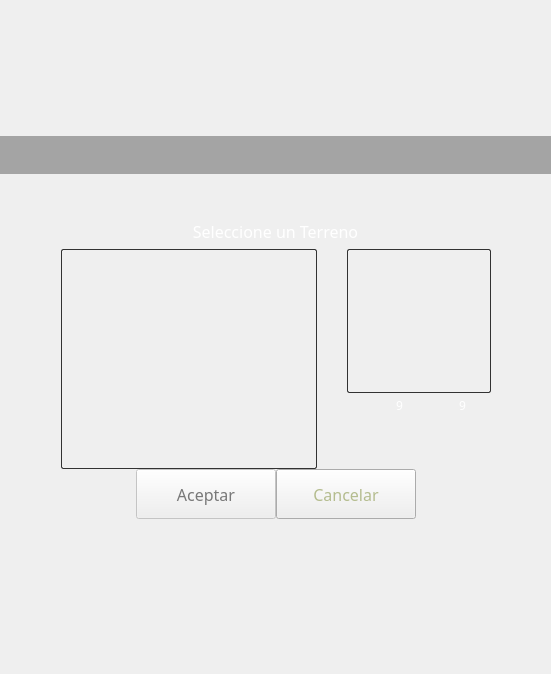
<?xml version="1.0" encoding="UTF-8"?>
<ui version="4.0">
 <class>FormCreateGame</class>
 <widget class="QWidget" name="FormCreateGame">
  <property name="geometry">
   <rect>
    <x>0</x>
    <y>0</y>
    <width>551</width>
    <height>674</height>
   </rect>
  </property>
  <property name="windowTitle">
   <string>Form</string>
  </property>
  <property name="styleSheet">
   <string notr="true">QWidget:disabled{
	color: rgb(120, 120,120);
}



QPushButton{
	color: rgb(180, 188, 142);
	border-image: url(:/stylesheet/button.png);
}
QPushButton:hover, QPushButton:focus{	
	color: rgb(255, 255, 255);	
	border-image: url(:/stylesheet/button_hover.png);
}
QPushButton:pressed{
	padding-top: 2px;
	border-image: url(:/stylesheet/button_pressed.png);
}
QPushButton:disabled{
	border-image: url(:/stylesheet/button_disabled.png);
}

QLabel{
	color: rgb(255, 255, 255);
}
/*title*/
#_w_title{	
	background-color: rgba(0, 0, 0, 80);
}
#_l_terrain{
	border: 1px solid rgb(50, 50, 50);
	border-radius: 2px;
	background-color: rgba(255, 255, 255, 5);
}</string>
  </property>
  <layout class="QVBoxLayout" name="verticalLayout">
   <property name="spacing">
    <number>0</number>
   </property>
   <property name="leftMargin">
    <number>0</number>
   </property>
   <property name="topMargin">
    <number>0</number>
   </property>
   <property name="rightMargin">
    <number>0</number>
   </property>
   <property name="bottomMargin">
    <number>0</number>
   </property>
   <item>
    <spacer name="verticalSpacer_2">
     <property name="orientation">
      <enum>Qt::Vertical</enum>
     </property>
     <property name="sizeHint" stdset="0">
      <size>
       <width>20</width>
       <height>40</height>
      </size>
     </property>
    </spacer>
   </item>
   <item>
    <widget class="QWidget" name="_w_title" native="true">
     <layout class="QHBoxLayout" name="horizontalLayout_15">
      <item>
       <spacer name="horizontalSpacer_19">
        <property name="orientation">
         <enum>Qt::Horizontal</enum>
        </property>
        <property name="sizeHint" stdset="0">
         <size>
          <width>40</width>
          <height>20</height>
         </size>
        </property>
       </spacer>
      </item>
      <item>
       <widget class="QLabel" name="label">
        <property name="text">
         <string/>
        </property>
        <property name="pixmap">
         <pixmap resource="../resources/resources.qrc">:/stylesheet/create_game.png</pixmap>
        </property>
       </widget>
      </item>
      <item>
       <spacer name="horizontalSpacer_20">
        <property name="orientation">
         <enum>Qt::Horizontal</enum>
        </property>
        <property name="sizeHint" stdset="0">
         <size>
          <width>40</width>
          <height>20</height>
         </size>
        </property>
       </spacer>
      </item>
     </layout>
    </widget>
   </item>
   <item>
    <spacer name="verticalSpacer_7">
     <property name="orientation">
      <enum>Qt::Vertical</enum>
     </property>
     <property name="sizeType">
      <enum>QSizePolicy::Minimum</enum>
     </property>
     <property name="sizeHint" stdset="0">
      <size>
       <width>20</width>
       <height>20</height>
      </size>
     </property>
    </spacer>
   </item>
   <item>
    <layout class="QHBoxLayout" name="horizontalLayout_4">
     <property name="spacing">
      <number>0</number>
     </property>
     <item>
      <spacer name="horizontalSpacer_5">
       <property name="orientation">
        <enum>Qt::Horizontal</enum>
       </property>
       <property name="sizeHint" stdset="0">
        <size>
         <width>40</width>
         <height>20</height>
        </size>
       </property>
      </spacer>
     </item>
     <item>
      <widget class="QLabel" name="label_5">
       <property name="text">
        <string/>
       </property>
       <property name="pixmap">
        <pixmap resource="../resources/resources.qrc">:/menu/menu_top.png</pixmap>
       </property>
      </widget>
     </item>
     <item>
      <spacer name="horizontalSpacer_6">
       <property name="orientation">
        <enum>Qt::Horizontal</enum>
       </property>
       <property name="sizeHint" stdset="0">
        <size>
         <width>40</width>
         <height>20</height>
        </size>
       </property>
      </spacer>
     </item>
    </layout>
   </item>
   <item>
    <widget class="QLabel" name="label_4">
     <property name="minimumSize">
      <size>
       <width>0</width>
       <height>35</height>
      </size>
     </property>
     <property name="font">
      <font>
       <family>Revue BT</family>
       <pointsize>12</pointsize>
      </font>
     </property>
     <property name="text">
      <string>Seleccione un Terreno</string>
     </property>
     <property name="alignment">
      <set>Qt::AlignCenter</set>
     </property>
    </widget>
   </item>
   <item>
    <layout class="QHBoxLayout" name="horizontalLayout_6">
     <item>
      <spacer name="horizontalSpacer_11">
       <property name="orientation">
        <enum>Qt::Horizontal</enum>
       </property>
       <property name="sizeHint" stdset="0">
        <size>
         <width>40</width>
         <height>20</height>
        </size>
       </property>
      </spacer>
     </item>
     <item>
      <widget class="QListView" name="_lv_terrains">
       <property name="minimumSize">
        <size>
         <width>150</width>
         <height>186</height>
        </size>
       </property>
       <property name="font">
        <font>
         <family>Revue BT</family>
         <pointsize>10</pointsize>
        </font>
       </property>
       <property name="styleSheet">
        <string notr="true">QListView{	
	color: rgb(255, 255, 255);	
	padding:8px;
	border: 1px solid rgb(50, 50, 50);
	border-radius: 2px;
	background-color: rgba(255, 255, 255, 5);
}
QListView::item:selected{	
	color: rgb(255, 255, 255);
	background-color:rgb(255, 255, 255);
}
QListView::item:selected, QListView::item:selected:hover{
	background-color: rgba(180, 190, 140, 40);
}
QListView::item:hover{
	background-color: rgba(180, 190, 140, 20);
}
QScrollBar:vertical {
    border: 1px solid grey;
	background-color: rgba(170, 170, 127, 100);
	border-radius:2px;
    width: 20px;
    margin: 22px 0 22px 0;
  }
  QScrollBar::handle:vertical {
	image: url(:/stylesheet/slider_handle.png);
	width: 15 px;
	height: 15 px;
  }

  QScrollBar::add-line:vertical {
	border: 1px solid rgb(170, 170, 127);
	color: rgba(170, 170, 127, 100);
	border-radius:2px;
	height: 20px;
	subcontrol-position: bottom;
	subcontrol-origin: margin;
  }

  QScrollBar::sub-line:vertical {
	border: 1px solid rgb(170, 170, 127);
	color: rgba(170, 170, 127, 100);
	border-radius:2px;
	height: 20px;
	subcontrol-position: top;
	subcontrol-origin: margin;
  }

  QScrollBar::up-arrow:vertical, QScrollBar::down-arrow:vertical {
	width: 15px;
	height: 15px;
	image: url(:/stylesheet/down_arrow.png);	
  }

  QScrollBar::up-arrow:vertical{
	image: url(:/stylesheet/up_arrow.png);	
  }

  QScrollBar::add-page:vertical, QScrollBar::sub-page:vertical {
      background: none;
  }</string>
       </property>
       <property name="verticalScrollBarPolicy">
        <enum>Qt::ScrollBarAsNeeded</enum>
       </property>
       <property name="horizontalScrollBarPolicy">
        <enum>Qt::ScrollBarAlwaysOff</enum>
       </property>
       <property name="editTriggers">
        <set>QAbstractItemView::NoEditTriggers</set>
       </property>
      </widget>
     </item>
     <item>
      <widget class="QLabel" name="label_2">
       <property name="minimumSize">
        <size>
         <width>30</width>
         <height>220</height>
        </size>
       </property>
       <property name="maximumSize">
        <size>
         <width>30</width>
         <height>220</height>
        </size>
       </property>
       <property name="text">
        <string/>
       </property>
       <property name="pixmap">
        <pixmap resource="../resources/resources.qrc">:/menu/menu_middle_vertical.png</pixmap>
       </property>
       <property name="scaledContents">
        <bool>true</bool>
       </property>
      </widget>
     </item>
     <item>
      <layout class="QVBoxLayout" name="verticalLayout_2">
       <item>
        <widget class="QLabel" name="_l_terrain">
         <property name="minimumSize">
          <size>
           <width>144</width>
           <height>144</height>
          </size>
         </property>
         <property name="maximumSize">
          <size>
           <width>144</width>
           <height>144</height>
          </size>
         </property>
         <property name="font">
          <font>
           <family>Revue BT</family>
           <pointsize>10</pointsize>
          </font>
         </property>
         <property name="frameShape">
          <enum>QFrame::NoFrame</enum>
         </property>
         <property name="text">
          <string/>
         </property>
         <property name="scaledContents">
          <bool>true</bool>
         </property>
         <property name="alignment">
          <set>Qt::AlignCenter</set>
         </property>
        </widget>
       </item>
       <item>
        <layout class="QHBoxLayout" name="horizontalLayout">
         <item>
          <spacer name="horizontalSpacer_4">
           <property name="orientation">
            <enum>Qt::Horizontal</enum>
           </property>
           <property name="sizeType">
            <enum>QSizePolicy::Minimum</enum>
           </property>
           <property name="sizeHint" stdset="0">
            <size>
             <width>0</width>
             <height>0</height>
            </size>
           </property>
          </spacer>
         </item>
         <item>
          <widget class="QLabel" name="label_9">
           <property name="minimumSize">
            <size>
             <width>21</width>
             <height>25</height>
            </size>
           </property>
           <property name="maximumSize">
            <size>
             <width>21</width>
             <height>25</height>
            </size>
           </property>
           <property name="text">
            <string/>
           </property>
           <property name="pixmap">
            <pixmap resource="../resources/resources.qrc">:/slots/green_team.png</pixmap>
           </property>
           <property name="scaledContents">
            <bool>true</bool>
           </property>
          </widget>
         </item>
         <item>
          <widget class="QLabel" name="_l_counter_green">
           <property name="minimumSize">
            <size>
             <width>14</width>
             <height>0</height>
            </size>
           </property>
           <property name="maximumSize">
            <size>
             <width>14</width>
             <height>16777215</height>
            </size>
           </property>
           <property name="font">
            <font>
             <family>Revue BT</family>
            </font>
           </property>
           <property name="text">
            <string>9</string>
           </property>
          </widget>
         </item>
         <item>
          <widget class="QLabel" name="label_7">
           <property name="minimumSize">
            <size>
             <width>21</width>
             <height>25</height>
            </size>
           </property>
           <property name="maximumSize">
            <size>
             <width>21</width>
             <height>25</height>
            </size>
           </property>
           <property name="text">
            <string/>
           </property>
           <property name="pixmap">
            <pixmap resource="../resources/resources.qrc">:/slots/red_team.png</pixmap>
           </property>
           <property name="scaledContents">
            <bool>true</bool>
           </property>
          </widget>
         </item>
         <item>
          <widget class="QLabel" name="_l_counter_red">
           <property name="minimumSize">
            <size>
             <width>14</width>
             <height>0</height>
            </size>
           </property>
           <property name="maximumSize">
            <size>
             <width>14</width>
             <height>16777215</height>
            </size>
           </property>
           <property name="font">
            <font>
             <family>Revue BT</family>
            </font>
           </property>
           <property name="text">
            <string>9</string>
           </property>
          </widget>
         </item>
         <item>
          <spacer name="horizontalSpacer_3">
           <property name="orientation">
            <enum>Qt::Horizontal</enum>
           </property>
           <property name="sizeType">
            <enum>QSizePolicy::Minimum</enum>
           </property>
           <property name="sizeHint" stdset="0">
            <size>
             <width>0</width>
             <height>0</height>
            </size>
           </property>
          </spacer>
         </item>
        </layout>
       </item>
       <item>
        <spacer name="verticalSpacer_3">
         <property name="orientation">
          <enum>Qt::Vertical</enum>
         </property>
         <property name="sizeHint" stdset="0">
          <size>
           <width>0</width>
           <height>0</height>
          </size>
         </property>
        </spacer>
       </item>
      </layout>
     </item>
     <item>
      <spacer name="horizontalSpacer_12">
       <property name="orientation">
        <enum>Qt::Horizontal</enum>
       </property>
       <property name="sizeHint" stdset="0">
        <size>
         <width>40</width>
         <height>20</height>
        </size>
       </property>
      </spacer>
     </item>
    </layout>
   </item>
   <item>
    <layout class="QHBoxLayout" name="horizontalLayout_2">
     <item>
      <spacer name="horizontalSpacer">
       <property name="orientation">
        <enum>Qt::Horizontal</enum>
       </property>
       <property name="sizeHint" stdset="0">
        <size>
         <width>40</width>
         <height>20</height>
        </size>
       </property>
      </spacer>
     </item>
     <item>
      <widget class="QPushButton" name="_pb_accept">
       <property name="enabled">
        <bool>false</bool>
       </property>
       <property name="minimumSize">
        <size>
         <width>140</width>
         <height>50</height>
        </size>
       </property>
       <property name="font">
        <font>
         <family>Revue BT</family>
         <pointsize>12</pointsize>
         <weight>50</weight>
         <bold>false</bold>
        </font>
       </property>
       <property name="text">
        <string>Aceptar</string>
       </property>
       <property name="shortcut">
        <string>Return</string>
       </property>
      </widget>
     </item>
     <item>
      <widget class="QPushButton" name="_pb_cancel">
       <property name="minimumSize">
        <size>
         <width>140</width>
         <height>50</height>
        </size>
       </property>
       <property name="font">
        <font>
         <family>Revue BT</family>
         <pointsize>12</pointsize>
         <weight>50</weight>
         <bold>false</bold>
        </font>
       </property>
       <property name="text">
        <string>Cancelar</string>
       </property>
       <property name="shortcut">
        <string>Esc</string>
       </property>
      </widget>
     </item>
     <item>
      <spacer name="horizontalSpacer_2">
       <property name="orientation">
        <enum>Qt::Horizontal</enum>
       </property>
       <property name="sizeHint" stdset="0">
        <size>
         <width>40</width>
         <height>20</height>
        </size>
       </property>
      </spacer>
     </item>
    </layout>
   </item>
   <item>
    <layout class="QHBoxLayout" name="horizontalLayout_5">
     <item>
      <spacer name="horizontalSpacer_7">
       <property name="orientation">
        <enum>Qt::Horizontal</enum>
       </property>
       <property name="sizeHint" stdset="0">
        <size>
         <width>40</width>
         <height>20</height>
        </size>
       </property>
      </spacer>
     </item>
     <item>
      <widget class="QLabel" name="label_6">
       <property name="text">
        <string/>
       </property>
       <property name="pixmap">
        <pixmap resource="../resources/resources.qrc">:/menu/menu_bottom.png</pixmap>
       </property>
      </widget>
     </item>
     <item>
      <spacer name="horizontalSpacer_8">
       <property name="orientation">
        <enum>Qt::Horizontal</enum>
       </property>
       <property name="sizeHint" stdset="0">
        <size>
         <width>40</width>
         <height>20</height>
        </size>
       </property>
      </spacer>
     </item>
    </layout>
   </item>
   <item>
    <spacer name="verticalSpacer">
     <property name="orientation">
      <enum>Qt::Vertical</enum>
     </property>
     <property name="sizeHint" stdset="0">
      <size>
       <width>20</width>
       <height>2</height>
      </size>
     </property>
    </spacer>
   </item>
  </layout>
 </widget>
 <resources>
  <include location="../resources/resources.qrc"/>
 </resources>
 <connections/>
</ui>
